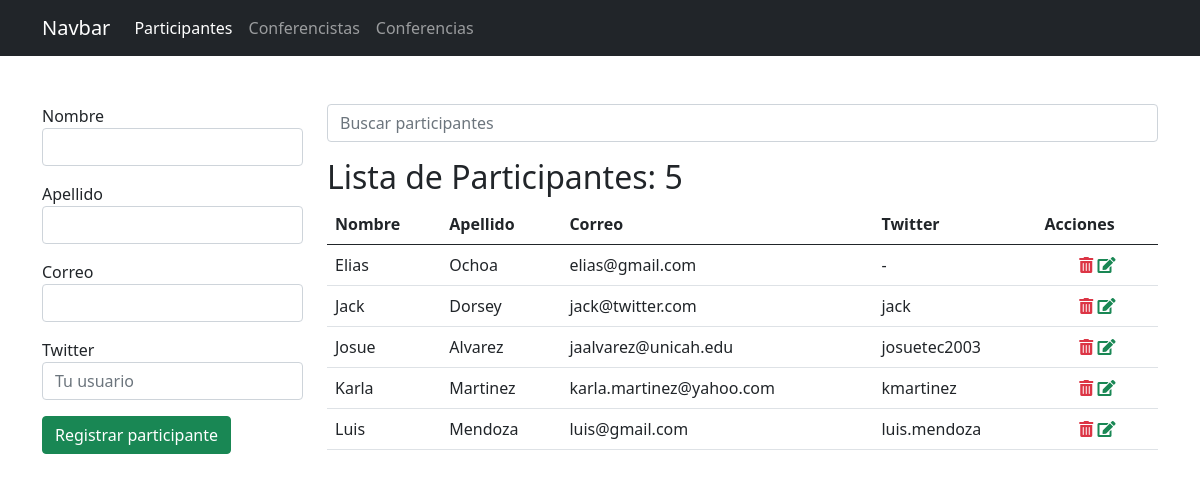
/participantes/, run on an earlier commit of the app's database.
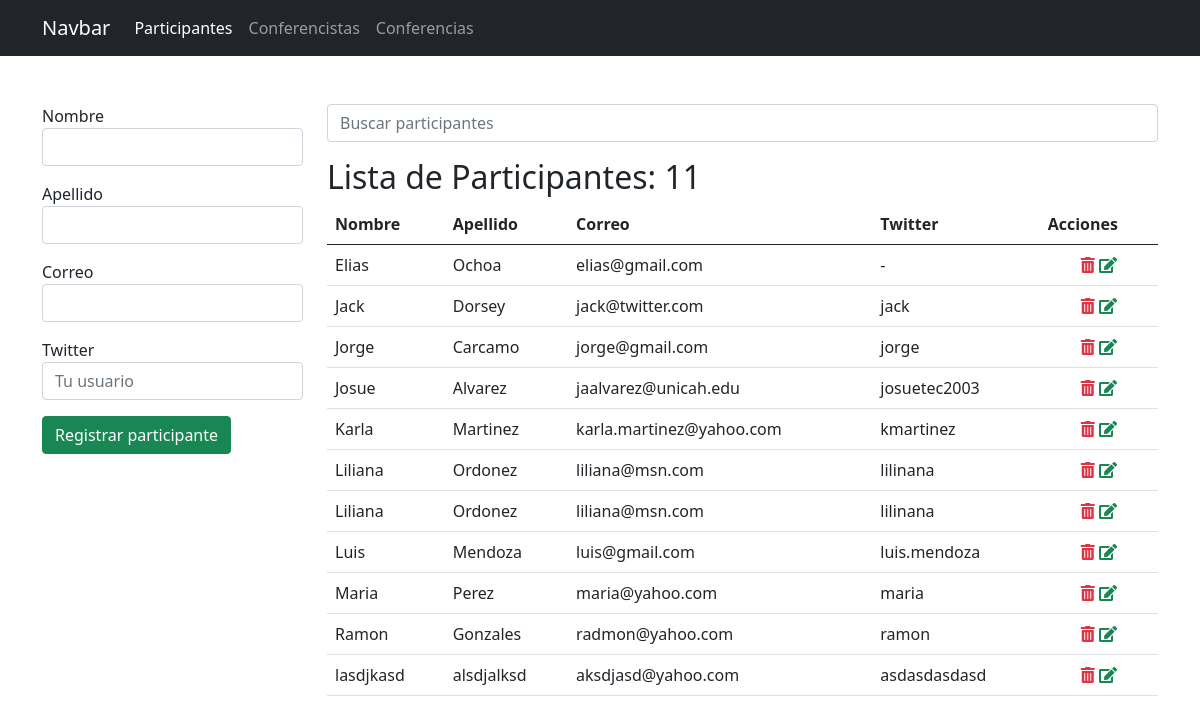
And on a later commit of the database.
### app_registro/models.py (models this page shows, shortened)
class Participante(models.Model):
    nombre = models.CharField(max_length=25)
    apellido = models.CharField(max_length=25)
    correo = models.EmailField()
    twitter = models.CharField(max_length=35, null=True, blank=True)

### app_registro/views.py (the view, shortened to what this page needs)
# urls.py: path('participantes/', views.participantes, name="participantes"),
def participantes(request):
    activo = 'participantes'
    q = request.GET.get('q')
    if q:
        data = Participante.objects.filter(nombre__startswith=q).order_by('nombre')
        '''
            select *
            from participantes
            where nombre like 'n%'
        '''
    else:
        data = Participante.objects.all().order_by('nombre')
    ctx = {
        'activo': activo,
        'participantes': data,
        'q': q
    }
    return render(request, 'registro/participantes.html', ctx)

### app_registro/templates/registro/participantes.html (shortened to what this page needs)
{% extends "base.html" %}
{% block container %}
    <div class="row">
        <div class="col-3">
            {% if p %}
            <form action="{% url 'editar_participante' p.id %}" method="post">
            {% else %}
            <form action="{% url 'participantes' %}" method="post">
            {% endif %}
                <div class="mb-3">
                    <label for="nombre">Nombre</label>
                    <input type="text" value="{{ p.nombre }}" name="nombre" id="nombre" class="form-control" required autofocus>
                </div>
                <div class="mb-3">
                    <label for="apellido">Apellido</label>
                    <input type="text" value="{{ p.apellido }}" name="apellido" id="apellido" class="form-control" required>
                </div>
                <div class="mb-3">
                    <label for="correo">Correo</label>
                    <input type="email" value="{{ p.correo }}" name="correo" id="correo" class="form-control" required>
                </div>
                <div class="mb-3">
                    <label for="twitter">Twitter</label>
                    <input type="text" value="{{ p.twitter }}" name="twitter" id="twitter" class="form-control" placeholder="Tu usuario" required>
                </div>
                <div class="mb-3">
                    {% if p %}
                    <input type="submit" class="btn btn-success" value="Actualizar participante">
                    {% else %}
                    <input type="submit" class="btn btn-success" value="Registrar participante">
                    {% endif %}
                </div>
            </form>
        </div>
        <div class="col-9">
            <form action="" method="get">
                <input type="search" name="q" value="{{ q|default_if_none:'' }}" class="form-control" placeholder="Buscar participantes">
            </form>
            <h2 class="mt-3">Lista de Participantes: {{ participantes.count }}</h2>
            <table class="table table-hover">
                <thead>
                    <tr>
                        <th>Nombre</th>
                        <th>Apellido</th>
                        <th>Correo</th>
                        <th>Twitter</th>
                        <th>Acciones</th>
                    </tr>
                </thead>
                <tbody>
                    {% for p in participantes %}
                    <tr>
                        <td>{{ p.nombre }}</td>
                        <td>{{ p.apellido }}</td>
                        <td>{{ p.correo }}</td>
                        <td>
                            {{ p.twitter|default_if_none:'-' }}
                        </td>
                        <td class="text-center">
                            <a onclick="if (!confirm('Confirme la eliminacion')) return false;" href="{% url 'eliminar_participante' p.id %}" class="text-danger"><span class="fas fa-trash-alt"></span></a>
                            <a href="{% url 'editar_participante' p.id %}" class="text-success"><span class="fas fa-edit"></span></a>
                        </td>
                    </tr>
                    {% empty %}
                    <tr>
                        <td colspan="5" class="text-danger text-center">No se encontraron resultados</td>
                    </tr>
                    {% endfor %}
                </tbody>
            </table>
        </div>
    </div>
{% endblock %}

### global_templates/base.html (shortened to what this page needs)
<!DOCTYPE html>
<html lang="en">
<head>
    <link href="https://cdn.jsdelivr.net/npm/bootstrap@5.0.1/dist/css/bootstrap.min.css" rel="stylesheet">
    <link href="https://pro.fontawesome.com/releases/v5.10.0/css/all.css" rel="stylesheet"/>
</head>
<body>
    <nav class="navbar navbar-expand-lg navbar-dark bg-dark">
        <div class="container">
            <a class="navbar-brand" href="/">Navbar</a>
            <div class="collapse navbar-collapse" id="navbarNavAltMarkup">
            <div class="navbar-nav">
                <a class="nav-link {% if activo == 'participantes' %}active{% endif %}" href="{% url 'participantes' %}">Participantes</a>
                <a class="nav-link {% if activo == 'conferencistas' %}active{% endif %}" href="#">Conferencistas</a>
                <a class="nav-link {% if activo == 'conferencias' %}active{% endif %}" href="#">Conferencias</a>
            </div>
            </div>
        </div>
    </nav>
    <div class="container mt-5">
        {% block container %}{% endblock %}
    </div>
</body>
</html>

What changed in the data, as far as the page shows it:
added Participante: nombre "Jorge", apellido "Carcamo", correo "jorge@gmail.com", twitter "jorge"
added Participante: nombre "Liliana", apellido "Ordonez", correo "liliana@msn.com", twitter "lilinana"
added Participante: nombre "Liliana", apellido "Ordonez", correo "liliana@msn.com", twitter "lilinana"
added Participante: nombre "Maria", apellido "Perez", correo "maria@yahoo.com", twitter "maria"
added Participante: nombre "Ramon", apellido "Gonzales", correo "radmon@yahoo.com", twitter "ramon"
added Participante: nombre "lasdjkasd", apellido "alsdjalksd", correo "aksdjasd@yahoo.com", twitter "asdasdasdasd"
Also different on the page:
{{ participantes.count }}: "5" → "11"
